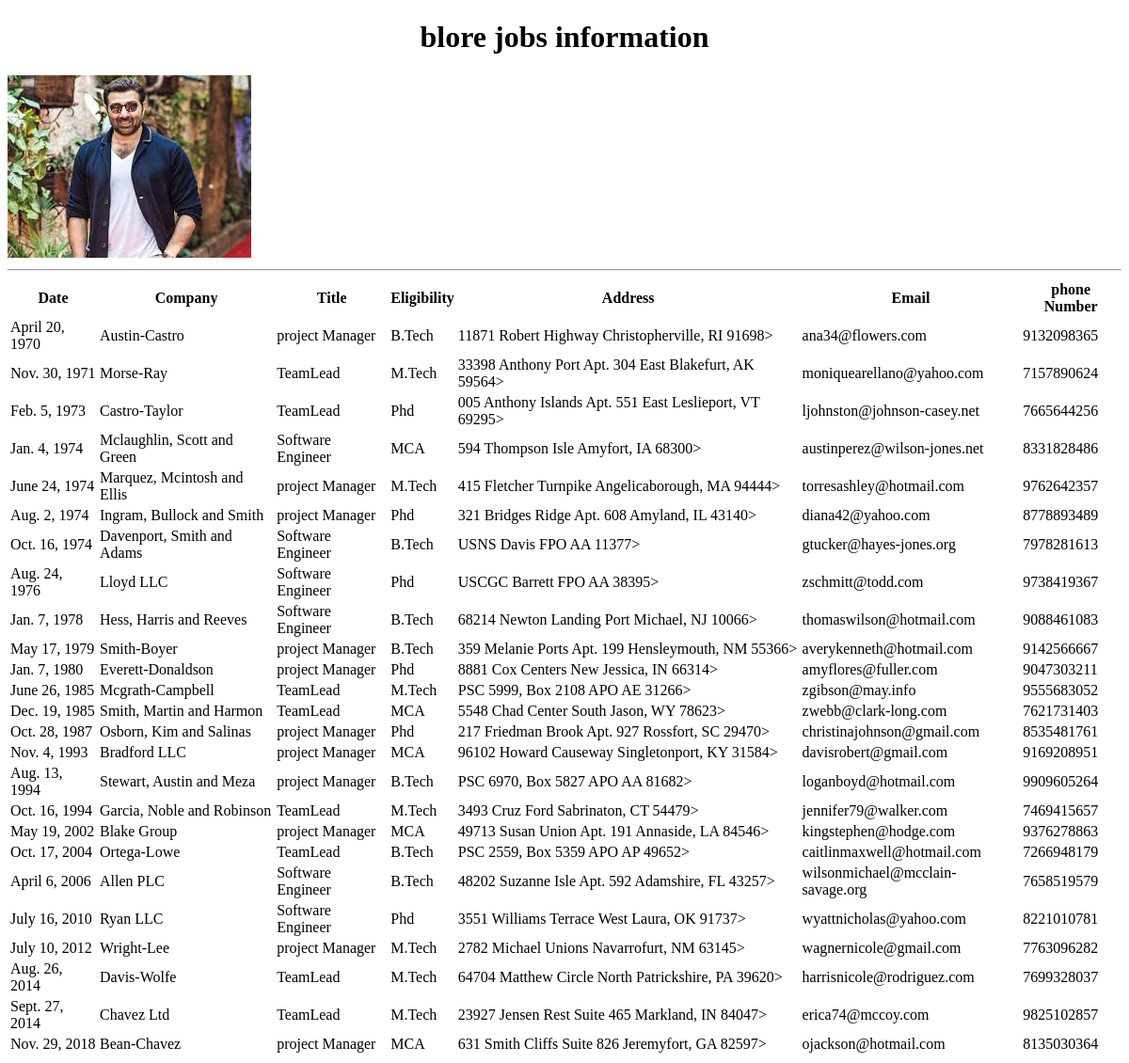
Screenshot of /blorejobs/ with the database file from the repository.
### testapp/models.py (models this page shows)
class blorejobs(models.Model):
    date=models.DateField();
    company=models.CharField(max_length=100);
    title=models.CharField(max_length=100);
    eligibility=models.CharField(max_length=100);
    address=models.CharField(max_length=100);
    email=models.EmailField();
    phonenumber=models.IntegerField()

### testapp/views.py (the view)
# urls.py: path('blorejobs/',views.blorejobs1),
def blorejobs1(request):
    blorejobs_list=blorejobs.objects.all().order_by('date')
    my_dict={'blorejobs_list':blorejobs_list}
    return render(request,'testapp/blorejobs.html',context=my_dict)

### templates/testapp/blorejobs.html (shortened to what this page needs)
<!DOCTYPE html>
{%load static%}
<html lang="en" dir="ltr">
  <head>
    <link rel="stylesheet" href="{%static "css/demo.css" %}">
  </head>
  <body>
    <h1>blore jobs information</h1>
      <img src="{%static "images/sunny.jpeg"%}" alt="">
      <hr>
      {% if blorejobs_list %}
      <table id='tab'>
        <thead>
          <th>Date</th>
          <th>Company</th>
          <th>Title</th>
          <th>Eligibility</th>
          <th>Address</th>
          <th>Email</th>
          <th>phone Number</th>
        </thead>
        {%for job in blorejobs_list%}
        <tr>
          <td>{{job.date}}</td>
          <td>{{job.company}}</td>
          <td>{{job.title}}</td>
          <td>{{job.eligibility}}</td>
          <td>{{job.address}}></td>
          <td>{{job.email}}</td>
          <td>{{job.phonenumber}}</td>
        </tr>
        {% endfor %}
      </table>
      {%else %}
      <p>no jobs found in blore</p>
    {% endif %}
  </body>
</html>

### static/css/demo.css (style rules this page uses)
body { background:url(https://images.unsplash.com/photo-1535443274868-756b0f070b6e?ixlib=rb-1.2.1&ixid=eyJhcHBfaWQiOjEyMDd9&auto=format&fit=crop&w=719&q=80) background-repeat:no-repeat; background-size: cover; }
h1 { text-align: center; }

### rows the page displays
blorejobs: date "April 20, 1970", company "Austin-Castro", title "project Manager", eligibility "B.Tech", address "11871 Robert Highway Christopherville, RI 91698", email "ana34@flowers.com", phonenumber "9132098365"
blorejobs: date "Nov. 30, 1971", company "Morse-Ray", title "TeamLead", eligibility "M.Tech", address "33398 Anthony Port Apt. 304 East Blakefurt, AK 59564", email "moniquearellano@yahoo.com", phonenumber "7157890624"
blorejobs: date "Feb. 5, 1973", company "Castro-Taylor", title "TeamLead", eligibility "Phd", address "005 Anthony Islands Apt. 551 East Leslieport, VT 69295", email "ljohnston@johnson-casey.net", phonenumber "7665644256"
blorejobs: date "Jan. 4, 1974", company "Mclaughlin, Scott and Green", title "Software Engineer", eligibility "MCA", address "594 Thompson Isle Amyfort, IA 68300", email "austinperez@wilson-jones.net", phonenumber "8331828486"
blorejobs: date "June 24, 1974", company "Marquez, Mcintosh and Ellis", title "project Manager", eligibility "M.Tech", address "415 Fletcher Turnpike Angelicaborough, MA 94444", email "torresashley@hotmail.com", phonenumber "9762642357"
blorejobs: date "Aug. 2, 1974", company "Ingram, Bullock and Smith", title "project Manager", eligibility "Phd", address "321 Bridges Ridge Apt. 608 Amyland, IL 43140", email "diana42@yahoo.com", phonenumber "8778893489"
blorejobs: date "Oct. 16, 1974", company "Davenport, Smith and Adams", title "Software Engineer", eligibility "B.Tech", address "USNS Davis FPO AA 11377", email "gtucker@hayes-jones.org", phonenumber "7978281613"
blorejobs: date "Aug. 24, 1976", company "Lloyd LLC", title "Software Engineer", eligibility "Phd", address "USCGC Barrett FPO AA 38395", email "zschmitt@todd.com", phonenumber "9738419367"
blorejobs: date "Jan. 7, 1978", company "Hess, Harris and Reeves", title "Software Engineer", eligibility "B.Tech", address "68214 Newton Landing Port Michael, NJ 10066", email "thomaswilson@hotmail.com", phonenumber "9088461083"
blorejobs: date "May 17, 1979", company "Smith-Boyer", title "project Manager", eligibility "B.Tech", address "359 Melanie Ports Apt. 199 Hensleymouth, NM 55366", email "averykenneth@hotmail.com", phonenumber "9142566667"
blorejobs: date "Jan. 7, 1980", company "Everett-Donaldson", title "project Manager", eligibility "Phd", address "8881 Cox Centers New Jessica, IN 66314", email "amyflores@fuller.com", phonenumber "9047303211"
blorejobs: date "June 26, 1985", company "Mcgrath-Campbell", title "TeamLead", eligibility "M.Tech", address "PSC 5999, Box 2108 APO AE 31266", email "zgibson@may.info", phonenumber "9555683052"
blorejobs: date "Dec. 19, 1985", company "Smith, Martin and Harmon", title "TeamLead", eligibility "MCA", address "5548 Chad Center South Jason, WY 78623", email "zwebb@clark-long.com", phonenumber "7621731403"
blorejobs: date "Oct. 28, 1987", company "Osborn, Kim and Salinas", title "project Manager", eligibility "Phd", address "217 Friedman Brook Apt. 927 Rossfort, SC 29470", email "christinajohnson@gmail.com", phonenumber "8535481761"
blorejobs: date "Nov. 4, 1993", company "Bradford LLC", title "project Manager", eligibility "MCA", address "96102 Howard Causeway Singletonport, KY 31584", email "davisrobert@gmail.com", phonenumber "9169208951"
blorejobs: date "Aug. 13, 1994", company "Stewart, Austin and Meza", title "project Manager", eligibility "B.Tech", address "PSC 6970, Box 5827 APO AA 81682", email "loganboyd@hotmail.com", phonenumber "9909605264"
blorejobs: date "Oct. 16, 1994", company "Garcia, Noble and Robinson", title "TeamLead", eligibility "M.Tech", address "3493 Cruz Ford Sabrinaton, CT 54479", email "jennifer79@walker.com", phonenumber "7469415657"
blorejobs: date "May 19, 2002", company "Blake Group", title "project Manager", eligibility "MCA", address "49713 Susan Union Apt. 191 Annaside, LA 84546", email "kingstephen@hodge.com", phonenumber "9376278863"
blorejobs: date "Oct. 17, 2004", company "Ortega-Lowe", title "TeamLead", eligibility "B.Tech", address "PSC 2559, Box 5359 APO AP 49652", email "caitlinmaxwell@hotmail.com", phonenumber "7266948179"
blorejobs: date "April 6, 2006", company "Allen PLC", title "Software Engineer", eligibility "B.Tech", address "48202 Suzanne Isle Apt. 592 Adamshire, FL 43257", email "wilsonmichael@mcclain-savage.org", phonenumber "7658519579"
blorejobs: date "July 16, 2010", company "Ryan LLC", title "Software Engineer", eligibility "Phd", address "3551 Williams Terrace West Laura, OK 91737", email "wyattnicholas@yahoo.com", phonenumber "8221010781"
blorejobs: date "July 10, 2012", company "Wright-Lee", title "project Manager", eligibility "M.Tech", address "2782 Michael Unions Navarrofurt, NM 63145", email "wagnernicole@gmail.com", phonenumber "7763096282"
blorejobs: date "Aug. 26, 2014", company "Davis-Wolfe", title "TeamLead", eligibility "M.Tech", address "64704 Matthew Circle North Patrickshire, PA 39620", email "harrisnicole@rodriguez.com", phonenumber "7699328037"
blorejobs: date "Sept. 27, 2014", company "Chavez Ltd", title "TeamLead", eligibility "M.Tech", address "23927 Jensen Rest Suite 465 Markland, IN 84047", email "erica74@mccoy.com", phonenumber "9825102857"
blorejobs: date "Nov. 29, 2018", company "Bean-Chavez", title "project Manager", eligibility "MCA", address "631 Smith Cliffs Suite 826 Jeremyfort, GA 82597", email "ojackson@hotmail.com", phonenumber "8135030364"
